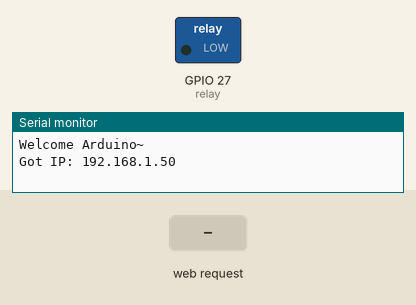
This sketch was run on a simulated ESP32. Shown: switched loads named in the sketch (green lamp = pin HIGH), the last lines printed to the serial monitor. The inputs (shaded band) are chosen by the test bench. WiFi joins after 1.5 s; servers stay silent unless stated.

Above: at 11.2 s.
11.3 s: HTTP request GET /hanshin/close received
At 12.5 s:
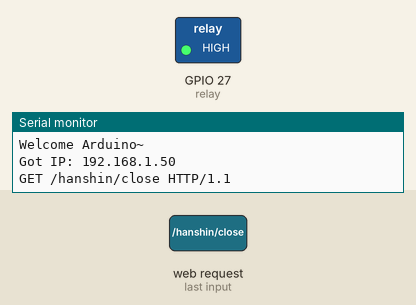
12.8 s: HTTP request GET /hanshin/open received
At 13.8 s:
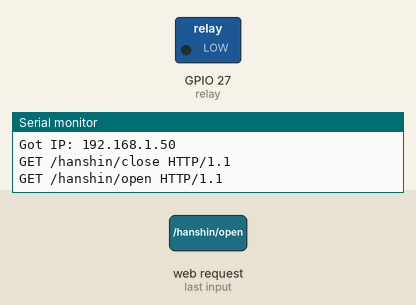
Timing chart, 0 to 15.8 s (numbered marks = the images above; inputs shaded):
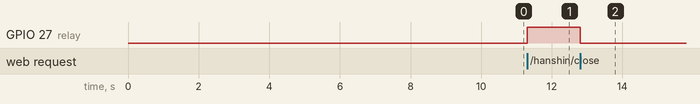

The sketch:

relay_MCU.ino
```cpp
#include <WiFi.h>
#include <SPI.h>

const char* ssid = "ghq000";  // Enter SSID here
const char* pass = "qazwsx123.";  //Enter Password here
const int relay = 27;

int status = WL_IDLE_STATUS;

IPAddress local_ip(192,168,1,5);
IPAddress gateway(192,168,1,1);
IPAddress subnet(255,255,255,0);

WiFiServer server(80);

void setup() {
  // put your setup code here, to run once:
   Serial.begin(115200);
   Serial.println("Welcome Arduino~");

   pinMode(relay, OUTPUT);
   digitalWrite(relay, LOW);

   WiFi.begin(ssid, pass);
   delay(10000);

   WiFi.config(local_ip, gateway, subnet);

   Serial.print("Got IP: ");
   Serial.println(WiFi.localIP());
   server.begin();
}

void loop() {
  // put your main code here, to run repeatedly:
  WiFiClient client1 = server.available();

  if(!client1)
    return;


  while(!client1.available())
    delay(1);

  String req = client1.readStringUntil('\r');
  Serial.println(req);
  client1.flush();

  int val;
  if(req.indexOf("/hanshin/open") != -1)
    val = 0;
  else if(req.indexOf("/hanshin/close") != -1)
    val = 1;
  else{
    Serial.println("invalid request");
    client1.stop();
    return;
  }

   digitalWrite(relay, val);
   client1.flush();


   client1.println("HTTP/1.1 200 OK");
   client1.println("Content-Type: text/html");
   client1.println();

   client1.println("<h1>OK~</h1>");


   delay(1000);
   client1.stop();

}
```

Measured:
- after the input at 11.3 s, GPIO 27 (relay): LOW → HIGH at once
- after the input at 12.8 s, GPIO 27 (relay): HIGH → LOW at once
